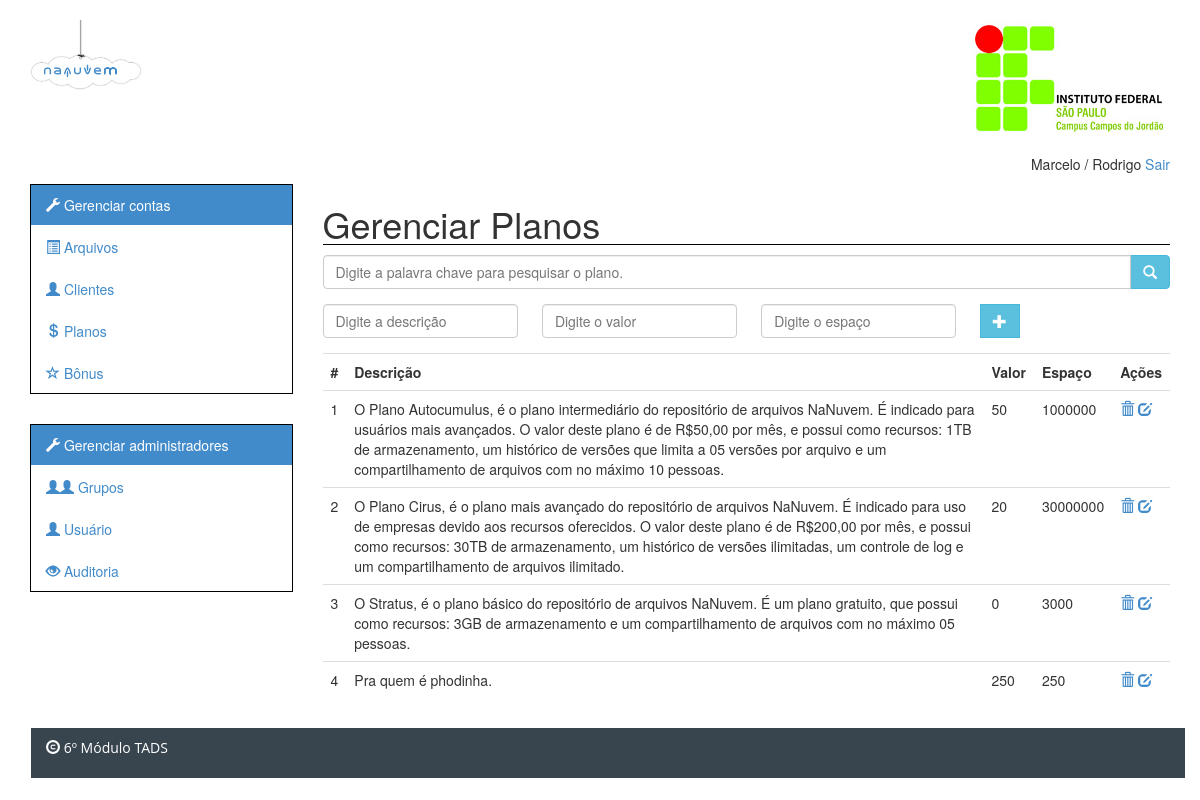
The app's page /index.php/adm_planos/listar with its own data.
### tables this page shows
CREATE TABLE IF NOT EXISTS `planos` (
  `codigo` INT NOT NULL AUTO_INCREMENT,
  `descricao` TEXT NOT NULL,
  `valor` DOUBLE NOT NULL,
  `espaco` BIGINT NOT NULL,
  `nome` VARCHAR(45) NOT NULL,
  `imagem` VARCHAR(255) NULL DEFAULT 'null',
  PRIMARY KEY (`codigo`),
  UNIQUE INDEX `nome_UNIQUE` (`nome` ASC));

### src/application/controllers/adm_planos.php (called while the page is built, shortened)
<?php if ( ! defined('BASEPATH')) exit('No direct script access allowed');
class Adm_Planos extends CI_Controller {
	public function listar($pesquisa = null)
	{
		$this->load->model('PlanosModel', 'planos');
		if(!$pesquisa)
			$planos = $this->planos->get();
		else
			$planos = $this->planos->get_descricao($pesquisa);
		$dados = array(
			'planos' => $planos
		);
		$modulo = array('modulo' => 'adm_planos');
		$this->load->view('adm/layout/header');
		$this->load->view('adm/layout/menu');
		$this->load->view('adm/planos/listar', $dados);
		$this->load->view('adm/layout/footer', $modulo);
	}
}

### src/index.php (called while the page is built, shortened)
<?php
require_once BASEPATH.'core/CodeIgniter.php';

### src/application/models/planosmodel.php (called while the page is built, shortened)
<?php if (!defined('BASEPATH')) exit('No direct script access allowed');
	class PlanosModel extends CI_Model {
		public function get($codigo = NULL)
		{
			$this->db->order_by('descricao');
			if(!$codigo)
			{
				$query = $this->db->get('planos');
				return $query->result();
			}
			else
			{
				$where = array('codigo' => $codigo);
				$query = $this->db->get_where('planos', $where);
				return $query->row();
			}
		}
	}
?>

### src/application/views/adm/planos/listar.php (the view)
<section class = "col-sm-9" id = "content">
	<h1>Gerenciar Planos</h1>
	<form action="#" class="form-horizontal" id = "frm_pesquisa">
	   <div class="input-group">
	      <input type="text" class="form-control focusedInput" name = "pesquisa" id = "pesquisa"
	      placeholder = "Digite a palavra chave para pesquisar o plano.">
	      <span class="input-group-btn">
	        <button class="btn btn-info" type="button" id = "btn_pesquisa"><span id="search" class="glyphicon glyphicon-search"></span></button>
	      </span>
	    </div>
	</form>
	<form action="<?php echo site_url('adm_planos/insere_plano'); ?>" method = "post" class = "form-inline"
	id = "frm_cadastro">
			<div class="row">
				<div class="col-sm-3">
					<input type="text" class = "form-control required col-sm-5" name = "descricao" id = "descricao" placeholder = "Digite a descrição"/>
				</div>
				<div class="col-sm-3">
					<input type="number" class = "form-control required col-sm-5" name = "valor" id = "valor" placeholder = "Digite o valor"/>
				</div>
				<div class="col-sm-3">
					<input type="number" class = "form-control required" name = "espaco" id = "espaco" placeholder = "Digite o espaço"/>
				</div>
				<div class="col-sm-2">
					<span class="input-group-btn">
						<button class="btn btn-info" type = "submit" title = "Inserir novo plano" alt = "Inserir novo plano">
							<span class="glyphicon glyphicon-plus" ></span>
						</button>
					</span>
				</div>
			</div>
	</form>
	<table class="table">
		<tr>
			<th>#</th>
			<th>Descrição</th>
			<th>Valor</th>
			<th>Espaço</th>
			<th>Ações</th>
		</tr>
		<?php
			$cont = 1;
			foreach($planos as $plano)
			{
		?>
				<tr>
						<td><?php echo $cont; ?></td>
						<td><?php echo $plano->descricao; ?></td>
						<td><?php echo $plano->valor; ?></td>
						<td><?php echo $plano->espaco; ?></td>
						<td>
							<a href="#" title="Excluir">
								<span class="glyphicon glyphicon-trash" tag = "<?php echo $plano->codigo; ?>"></span>
							</a>
							<a href="<?php echo site_url('/adm_planos/editar/' . $plano->codigo); ?>" title="Editar">
								<span class="glyphicon glyphicon-edit"></span>
							</a>
						</td>
					</tr>
		<?
				$cont++;
			}
		?>
	</table>
</section>

### src/css/estilo_admin.css (style rules this page uses)
h1 { border-bottom: 1px solid black; }
#frm_cadastro { padding: 15px 0px 15px 0px; }

### records on screen
planos: descricao "O Plano Autocumulus, é o plano intermediário do repositório de arquivos NaNuvem. É indicado para usuários mais avançados. O valor deste plano é de R$50,00 por mês, e possui como recursos: 1TB de armazenamento, um histórico de versões que limita a 05 versões por arquivo e um compartilhamento de arquivos com no máximo 10 pessoas.", valor "50", espaco "1000000"
planos: descricao "O Plano Cirus, é o plano mais avançado do repositório de arquivos NaNuvem. É indicado para uso de empresas devido aos recursos oferecidos. O valor deste plano é de R$200,00 por mês, e possui como recursos: 30TB de armazenamento, um histórico de versões ilimitadas, um controle de log e um compartilhamento de arquivos ilimitado.", valor "20", espaco "30000000"
planos: descricao "O Stratus, é o plano básico do repositório de arquivos NaNuvem. É um plano gratuito, que possui como recursos: 3GB de armazenamento e um compartilhamento de arquivos com no máximo 05 pessoas.", valor "0", espaco "3000"
planos: descricao "Pra quem é phodinha.", valor "250", espaco "250"
